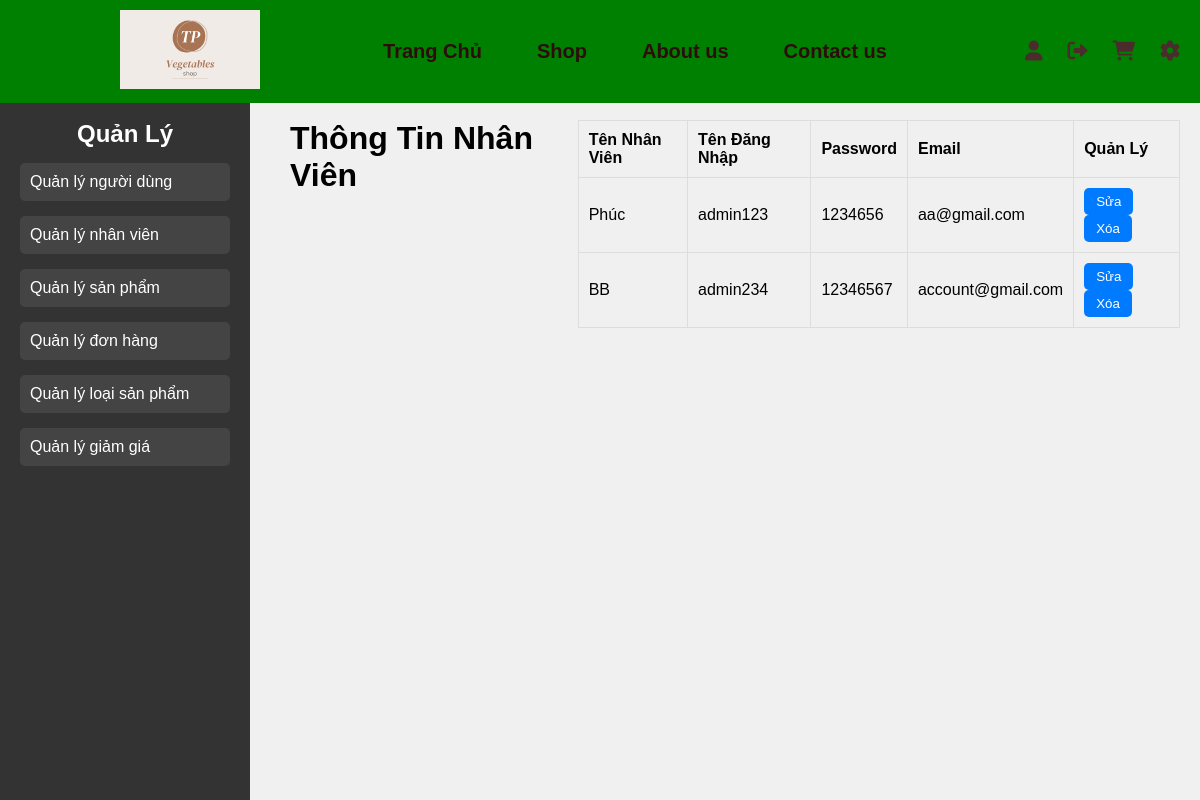
/Quanly/nhanvien.php, run on the app's committed database.
### tables this page shows
CREATE TABLE `customer` (
  `customer_id` int(5) NOT NULL,
  `customer_name` varchar(50) NOT NULL,
  `username` varchar(50) NOT NULL,
  `password` varchar(50) NOT NULL,
  `gmail` varchar(50) NOT NULL,
  `role_id` int(5) NOT NULL
);

### Quanly/nhanvien.php (the view, shortened to what this page needs)
<?php
include '../Thanhgiaodien/header.php';
include '../database/connect.php';
?>
<?php
$role_id = 2;
$sql2 = "SELECT * FROM customer WHERE role_id = '$role_id'";
$query = mysqli_query($conn, $sql2);
?>
<!DOCTYPE html>
<html lang="vi">
<head>
    <link rel="stylesheet" href="../csspage/manage.css">
</head>
<body>
    <div class="container">
        <div class="sidebar">
            <h2>Quản Lý</h2>
            <ul>
                <li><a href="../Quanly/nguoidung.php">Quản lý người dùng</a></li>
                <li><a href="../Quanly/nhanvien.php">Quản lý nhân viên</a></li>
                <li><a href="../Quanly/sanpham.php">Quản lý sản phẩm</a></li>
                <li><a href="../Quanly/donhang.php">Quản lý đơn hàng</a></li>
                <li><a href="../Quanly/loaisp.php">Quản lý loại sản phẩm</a></li>
                <li><a href="../Quanly/giamgia.php">Quản lý giảm giá</a></li>
            </ul>
        </div>
        <div class="main-content">
            <h1 class="h1">Thông Tin Nhân Viên</h1>
            <table class="table">
                <thead>
                    <tr>
                        <th>Tên Nhân Viên</th>
                        <th>Tên Đăng Nhập</th>
                        <th>Password</th>
                        <th>Email</th>
                        <th>Quản Lý</th>
                    </tr>
                </thead>
                <tbody>
                    <?php
                    if (mysqli_num_rows($query) > 0) {
                        while ($row = mysqli_fetch_assoc($query)) { ?>
                            <tr>
                                <td><?= $row['customer_name'] ?></td>
                                <td><?= $row['username'] ?></td>
                                <td><?= $row['password'] ?></td>
                                <td><?= $row['gmail'] ?></td>
                                <td>
                                    <button class="btn">
                                        <a href="suanv.php?id=<?= $row['customer_id'] ?>"
                                            style="text-decoration:none; color:inherit;">Sửa</a>
                                    </button>
                                    <button class="btn">
                                        <a onclick="return Delete('<?= $row['customer_name']; ?>')"
                                            href="xoanv.php?id=<?= $row['customer_id']; ?>"
                                            style="text-decoration:none; color:inherit;">Xóa</a>
                                    </button>
                                </td>
                            </tr>
                    <?php }
                    } else {
                        echo "<tr>
                    <td colspan='5'>Không có sản phẩm nào</td>
                    </tr>";
                    } ?>
                </tbody>
            </table>
        </div>
    </div>
</body>
</html>

### csspage/header.css (style rules this page uses)
* { margin: 0; padding: 0; box-sizing: border-box; }
body { background-color: rgb(255, 255, 255); }

### csspage/manage.css (style rules this page uses)
body { position: relative; top: 30px; font-family: Arial, sans-serif; background-color: #f0f0f0; margin: 0; padding: 0; }
.container { display: flex; margin-top: 70px; }
.sidebar { width: 250px; background-color: #333; color: white; padding: 20px; height: 700px; position: fixed; top: 100px; left: 0; }
.sidebar h2 { color: white; text-align: center; }
.sidebar ul { list-style: none; padding: 0; }
.sidebar ul li { margin: 15px 0; }
.sidebar ul li a { color: white; text-decoration: none; display: block; padding: 10px; background-color: #444; border-radius: 5px; }
.main-content { margin-left: 270px; width: calc(100% - 270px); padding: 20px; display: flex; justify-content: space-between; align-items: flex-start; }
.table { width: 75%; border-collapse: collapse; }
.table th, .table td { border: 1px solid #ddd; padding: 10px; text-align: left; }
.table th { background-color: #f0f0f0; }
.btn { padding: 6px 12px; background-color: #007bff; color: white; border: none; border-radius: 5px; cursor: pointer; transition: background-color 0.3s ease; }

### data on the page
customer: customer_name "Phúc", username "admin123", password "1234656", gmail "aa@gmail.com"
customer: customer_name "BB", username "admin234", password "12346567", gmail "account@gmail.com"
